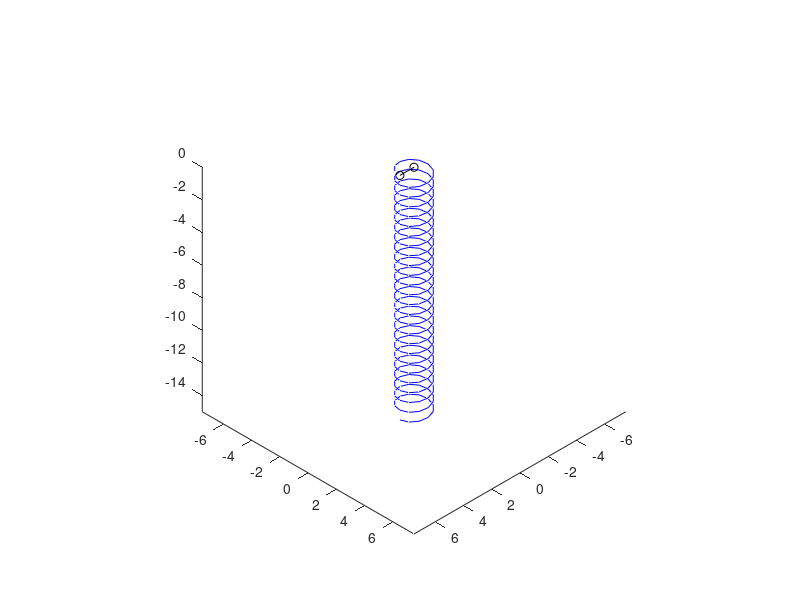

Here is the MATLAB script that generated this plot:
clc
clear
close all
    R=@(angle)[cos(angle) -sin(angle) 0;sin(angle) cos(angle) 0;0 0 1];

Ini_coordinate=[1 0 0];

rpm=1000;
r=norm(Ini_coordinate);
n=rpm/60.0;
vth=[0,0,n*2*pi]; % Radial Coordinate rad/s
vFree=[0 0 -10];  % orthogonal Coordinate

dt=0.005;  %sec
r_history=[];
r_now=Ini_coordinate;
maxiter=300;
iter=0;
rold=[];

figure(1)
clf;
hold on

while iter<maxiter

    iter=iter+1;
    rold=r_now;
    r_history=[rold;r_history];
    dangle=(vth(3).*dt);
    rot=R(dangle);
    r_now=(rot*rold')';

    %radial to Orthogonal
  
    vtotal=vFree;
    for idx=1:size(r_history,1)
        r_history(idx,:)=r_history(idx,:)+vtotal.*dt;
    end
    figure(1)
    clf
    view([1,1,1])
    hold on
    plot3(r_history(:,1),r_history(:,2),r_history(:,3),'b-')
    plot3([0 r_now(1)],[0 r_now(2)],[0 r_now(3)],'ko-')
    axis equal
    
end
